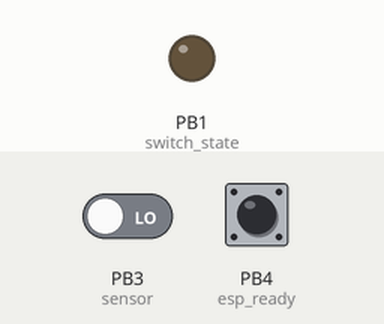
This sketch was run on a simulated ATtiny85, built with avr-gcc and run on an emulated ATtiny85. Parts: output pins drawn as LEDs (lit = HIGH). Inputs (shaded band) come from the test bench; at power-on: PB3 (sensor) LOW, PB4 (esp_ready) HIGH. Sleep ends after the set time or at an interrupt; pins used as bus, display or sensor lines are not drawn.

Above: at 1.2 s.
1.3 s: PB3 (sensor) driven HIGH
At 1.6 s:
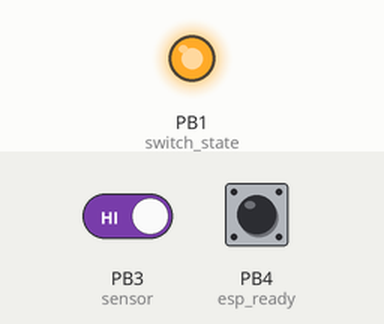
2.8 s: PB3 (sensor) driven LOW
At 3.9 s:
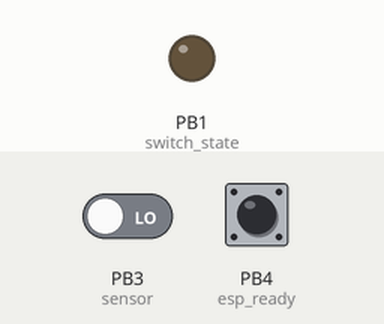
Timing chart, 0 to 5.8 s (numbered marks = the images above; inputs shaded):
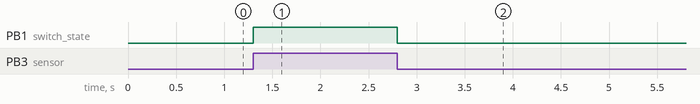

The sketch:

firmware.ino
```cpp
#include <avr/sleep.h>
#include <avr/interrupt.h>


//Prototypen:
void gotoSleep(void);


#define esp_power 2
#define esp_ready 4
#define switch_state 1
#define sensor 3


volatile bool wakeup = false;
bool statusSleep = true;
bool boottime = false;


void setup() {
    pinMode(sensor, INPUT);
    pinMode(esp_ready, INPUT_PULLUP);
    pinMode(esp_power, OUTPUT);
    digitalWrite(esp_power, LOW);
    pinMode(switch_state, OUTPUT);

    ADCSRA &= ~_BV(ADEN); //ADC ausschalten
    //Setzen der Register fuer Pin-Change-Interrupt Pin PB3
    //Loeschen des Global Interrupt Enable Bits (I) im Status Register (SREG)
    SREG &= 0x7F; //entspricht "cli();"
    //Setze des Pin Change Interrupt Enable Bit
    GIMSK |= (1 << PCIE);
    //Setzen des Pin Change Enable Mask Bit 3 (PCINT3)  ==> Pin PB3
    PCMSK |= (1 << PCINT3);
    //Setzen des Global Interrupt Enable Bits (I) im Status Register (SREG)
    SREG |= 0x80; //entspricht "sei();"
}


void loop() {
    if (wakeup)
    {

        digitalWrite(switch_state, digitalRead(sensor));
        digitalWrite(esp_power, HIGH);

        if (boottime) //ESPzeit geben um esp_ready auf low zu setzen.
        {
            delay(1000);
            boottime = false;
        }

        if (!digitalRead(esp_ready)) //timeout hinzufügen!
        {
            digitalWrite(esp_power, LOW);
            //pinMode(sensor, OUTPUT);
            wakeup = false;
            statusSleep = true;
        }
    }

    if (statusSleep)
    {
        gotoSleep();
        statusSleep = false;
        boottime = true;
    }
}


//Attiny in den Schlafmodus setzen

void gotoSleep()
{
    pinMode(esp_power, INPUT);
    pinMode(switch_state, INPUT);

    //byte adcsra;

    //adcsra = ADCSRA; //ADC Control and Status Register A sichern
    //ADCSRA &= ~_BV(ADEN); //ADC ausschalten

    MCUCR |= (1 << SM1) & ~(1 << SM0); //Sleep Modus = Power Down
    MCUCR |= _BV(SE); //Sleep Enable setzen
    sleep_cpu(); //Schlafe ....
    MCUCR &= ~(1 << SE); //Sleep Disable setzen

    //ADCSRA = adcsra; //ADCSRA-Register rückspeichern

    pinMode(esp_power, OUTPUT);
    pinMode(switch_state, OUTPUT);
    pinMode(sensor, INPUT);
    pinMode(esp_ready, INPUT_PULLUP);
}


//Interrupt Serviceroutine (Pin-Change-Interrupt)
ISR(PCINT0_vect)
{
    wakeup = true;
}
```

Measured:
- after the input at 1.3 s, PB1 (switch_state): LOW → HIGH at once
- after the input at 2.8 s, PB1 (switch_state): HIGH → LOW at once
